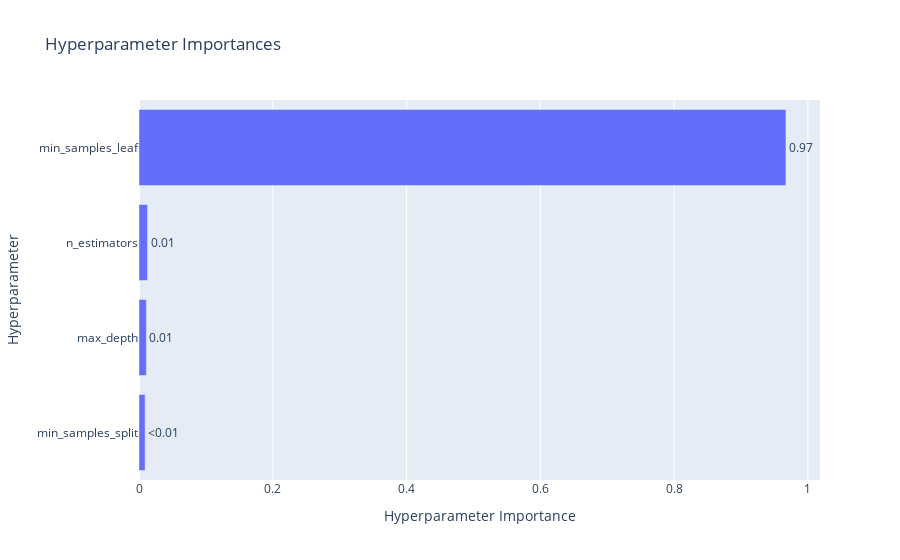

The notebook cell this image was saved under:
### Code cell
# See the importance of different hyperparameter
optuna.visualization.plot_param_importances(study_rfc)

### Figure 1 — Plotly figure (JSON) as saved in the notebook; plotly's stock layout.template omitted (floating-point values rounded to 4 significant figures)
{"data": [{"cliponaxis": false, "hovertemplate": ["min_samples_split (IntDistribution): 0.009119118226350455<extra></extra>", "max_depth (IntDistribution): 0.01099039664655294<extra></extra>", "n_estimators (IntDistribution): 0.01272825698633201<extra></extra>", "min_samples_leaf (IntDistribution): 0.9671622281407646<extra></extra>"], "name": "Objective Value", "orientation": "h", "text": ["<0.01", "0.01", "0.01", "0.97"], "textposition": "outside", "type": "bar", "x": [0.009119, 0.01099, 0.01273, 0.9672], "y": ["min_samples_split", "max_depth", "n_estimators", "min_samples_leaf"]}], "layout": {"title": {"text": "Hyperparameter Importances"}, "xaxis": {"title": {"text": "Hyperparameter Importance"}}, "yaxis": {"title": {"text": "Hyperparameter"}}}}
